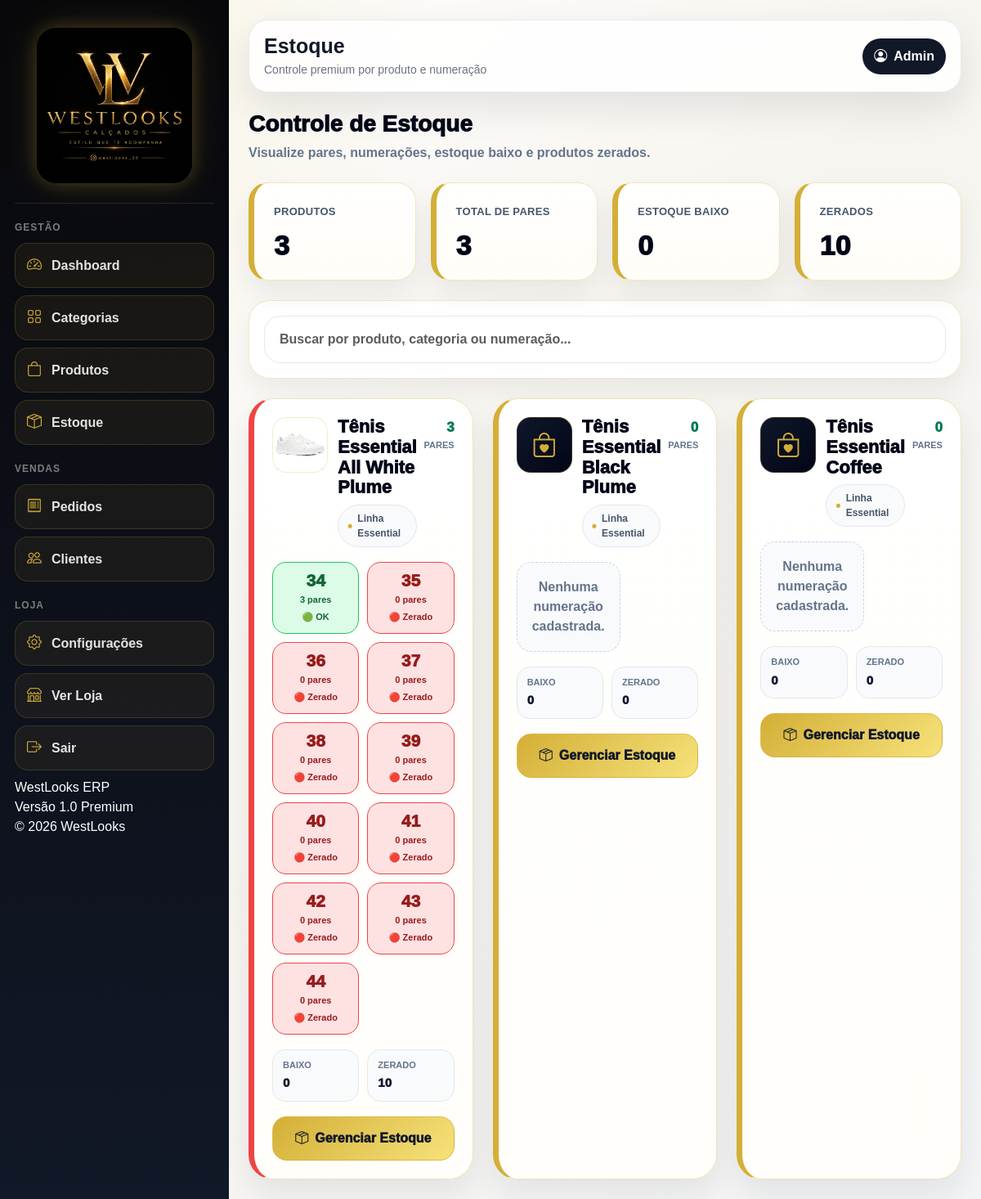
/admin/estoque/ (signed in), run on the app's committed database.
### app/models/produto.py (models this page shows)
class Produto(db.Model):
    __tablename__ = "produtos"
    id = db.Column(db.Integer, primary_key=True)
    categoria_id = db.Column(
        db.Integer,
        db.ForeignKey("categorias.id")
    )
    categoria = db.relationship(
        "Categoria",
        backref="produtos"
    )
    nome = db.Column(
        db.String(180),
        nullable=False
    )
    slug = db.Column(
        db.String(220),
        unique=True,
        nullable=False
    )
    descricao = db.Column(
        db.Text
    )
    marca = db.Column(
        db.String(120)
    )
    referencia = db.Column(
        db.String(80)
    )
    preco = db.Column(
        db.Numeric(10, 2),
        nullable=False,
        default=0
    )
    preco_promocional = db.Column(
        db.Numeric(10, 2)
    )
    custo = db.Column(
        db.Numeric(10, 2)
    )
    ativo = db.Column(
        db.Boolean,
        default=True
    )
    destaque = db.Column(
        db.Boolean,
        default=False
    )
    lancamento = db.Column(
        db.Boolean,
        default=False
    )
    mais_vendido = db.Column(
        db.Boolean,
        default=False
    )
    frete_gratis = db.Column(
        db.Boolean,
        default=False
    )
    peso = db.Column(
        db.Float,
        default=0
    )
    altura = db.Column(
        db.Float,
        default=0
    )
    largura = db.Column(
        db.Float,
        default=0
    )
    comprimento = db.Column(
        db.Float,
        default=0
    )
    visualizacoes = db.Column(
        db.Integer,
        default=0
    )
    data_cadastro = db.Column(
        db.DateTime,
        default=datetime.utcnow
    )

### app/models/produto_imagem.py (models this page shows)
class ProdutoImagem(db.Model):
    __tablename__ = "produto_imagens"
    id = db.Column(db.Integer, primary_key=True)
    produto_id = db.Column(db.Integer, db.ForeignKey("produtos.id"), nullable=False)
    produto = db.relationship("Produto", backref="imagens")
    imagem = db.Column(db.String(255), nullable=False)
    principal = db.Column(db.Boolean, default=False)

### app/models/categoria.py (models this page shows)
class Categoria(db.Model):
    __tablename__ = "categorias"
    id = db.Column(db.Integer, primary_key=True)
    nome = db.Column(
        db.String(120),
        nullable=False
    )
    slug = db.Column(
        db.String(150),
        unique=True,
        nullable=False
    )
    descricao = db.Column(
        db.Text
    )
    imagem = db.Column(
        db.String(255)
    )
    destaque = db.Column(
        db.Boolean,
        default=False
    )
    ordem = db.Column(
        db.Integer,
        default=0
    )
    ativo = db.Column(
        db.Boolean,
        default=True
    )
    data_cadastro = db.Column(
        db.DateTime,
        default=datetime.utcnow
    )

### app/models/estoque.py (models this page shows, shortened)
class Estoque(db.Model):
    __tablename__ = "estoques"
    id = db.Column(db.Integer, primary_key=True)
    produto_id = db.Column(
        db.Integer,
        db.ForeignKey("produtos.id"),
        nullable=False
    )
    produto = db.relationship(
        "Produto",
        backref="estoques"
    )
    cor = db.Column(db.String(80))
    numeracao = db.Column(db.String(20), nullable=False)
    quantidade = db.Column(db.Integer, default=0)
    estoque_minimo = db.Column(db.Integer, default=0)
    data_atualizacao = db.Column(
        db.DateTime,
        default=datetime.utcnow,
        onupdate=datetime.utcnow
    )

### app/routes/estoque.py (the view)
@estoque_bp.route("/")
@login_required
def listar():
    produtos = Produto.query.order_by(
        Produto.nome.asc()
    ).all()
    resumo_estoque = {}
    for produto in produtos:
        estoques = Estoque.query.filter_by(
            produto_id=produto.id
        ).all()
        resumo = {}
        for est in estoques:
            num = est.numeracao
            if num not in resumo:
                resumo[num] = {
                    "numeracao": num,
                    "quantidade": 0,
                    "estoque_minimo": est.estoque_minimo or 0
                }
            resumo[num]["quantidade"] += est.quantidade or 0
        resumo_estoque[produto.id] = sorted(
            resumo.values(),
            key=lambda x: int(x["numeracao"]) if str(x["numeracao"]).isdigit() else 0
        )
    return render_template(
        "admin/estoque/listar.html",
        produtos=produtos,
        resumo_estoque=resumo_estoque
    )

### app/models/usuario.py (called while the page is built)
@login_manager.user_loader
def load_user(user_id):
    return Usuario.query.get(int(user_id))

### app/templates/admin/estoque/listar.html (shortened to what this page needs)
{% extends "base.html" %}
{% block page_title %}Estoque{% endblock %}
{% block page_subtitle %}Controle premium por produto e numeração{% endblock %}
{% block content %}
{% set total_produtos = produtos|length %}
{% set total_pecas = namespace(valor=0) %}
{% set total_baixo = namespace(valor=0) %}
{% set total_zerado = namespace(valor=0) %}
{% for produto in produtos %}
    {% set estoques_calc = resumo_estoque.get(produto.id, []) %}
    {% for est in estoques_calc %}
        {% set total_pecas.valor = total_pecas.valor + (est.quantidade or 0) %}
        {% if est.quantidade <= 0 %}
            {% set total_zerado.valor = total_zerado.valor + 1 %}
        {% elif est.quantidade <= est.estoque_minimo %}
            {% set total_baixo.valor = total_baixo.valor + 1 %}
        {% endif %}
    {% endfor %}
{% endfor %}
<div class="estoque-topo">
    <div class="estoque-title-page">
        <h4>Controle de Estoque</h4>
        <p>Visualize pares, numerações, estoque baixo e produtos zerados.</p>
    </div>
</div>
<div class="resumo-grid">
    <div class="resumo-card">
        <small>PRODUTOS</small>
        <h2>{{ total_produtos }}</h2>
    </div>
    <div class="resumo-card">
        <small>TOTAL DE PARES</small>
        <h2>{{ total_pecas.valor }}</h2>
    </div>
    <div class="resumo-card">
        <small>ESTOQUE BAIXO</small>
        <h2>{{ total_baixo.valor }}</h2>
    </div>
    <div class="resumo-card">
        <small>ZERADOS</small>
        <h2>{{ total_zerado.valor }}</h2>
    </div>
</div>
<div class="filtro-card">
    <input
        type="text"
        id="buscaEstoque"
        class="form-control filtro-input"
        placeholder="Buscar por produto, categoria ou numeração..."
        onkeyup="filtrarEstoque()">
</div>
<div class="row g-4" id="listaEstoque">
{% for produto in produtos %}
    {% set estoques = resumo_estoque.get(produto.id, []) %}
    {% set total = namespace(valor=0) %}
    {% set baixos = namespace(valor=0) %}
    {% set zerados = namespace(valor=0) %}
    {% for est in estoques %}
        {% set total.valor = total.valor + (est.quantidade or 0) %}
        {% if est.quantidade <= 0 %}
            {% set zerados.valor = zerados.valor + 1 %}
        {% elif est.quantidade <= est.estoque_minimo %}
            {% set baixos.valor = baixos.valor + 1 %}
        {% endif %}
    {% endfor %}
    <div class="col-md-6 col-xl-4 estoque-item"
         data-busca="{{ produto.nome }} {% if produto.categoria %}{{ produto.categoria.nome }}{% endif %} {% for est in estoques %} {{ est.numeracao }} {{ est.quantidade }} {% endfor %}">
        <div class="estoque-card {% if zerados.valor > 0 %}zerado{% elif baixos.valor > 0 %}baixo{% endif %}">
            <div class="estoque-header">
                <div class="estoque-produto-left">
                    {% if produto.imagens and produto.imagens|length > 0 %}
                        {% set principal = produto.imagens|selectattr('principal', 'equalto', True)|list %}
                        {% if principal %}
                            <img src="{{ url_for('static', filename='uploads/' ~ principal[0].imagem) }}" class="produto-thumb">
                        {% else %}
                            <img src="{{ url_for('static', filename='uploads/' ~ produto.imagens[0].imagem) }}" class="produto-thumb">
                        {% endif %}
                    {% else %}
                        <div class="produto-thumb-empty">
                            <i class="bi bi-bag-heart"></i>
                        </div>
                    {% endif %}
                    <div>
                        <h5 class="estoque-title">
                            {{ produto.nome }}
                        </h5>
                        <p class="estoque-cat">
                            {% if produto.categoria %}
                                {{ produto.categoria.nome }}
                            {% else %}
                                Sem categoria
                            {% endif %}
                        </p>
                    </div>
                </div>
                <div class="total-estoque">
                    {{ total.valor }}
                    <span>pares</span>
                </div>
            </div>
            <div class="numeracoes-grid">
                {% for est in estoques %}
                    <div class="num-badge
                        {% if est.quantidade <= 0 %}
                            zerado
                        {% elif est.quantidade <= est.estoque_minimo %}
                            baixo
                        {% else %}
                            disponivel
                        {% endif %}
                    ">
                        <strong>{{ est.numeracao }}</strong>
                        <small>{{ est.quantidade or 0 }} pares</small>
                        {% if est.quantidade <= 0 %}
                            <small class="num-status">🔴 Zerado</small>
                        {% elif est.quantidade <= est.estoque_minimo %}
                            <small class="num-status">🟡 Baixo</small>
                        {% else %}
                            <small class="num-status">🟢 OK</small>
                        {% endif %}
                    </div>
                {% else %}
                    <div class="empty-estoque">
                        Nenhuma numeração cadastrada.
                    </div>
                {% endfor %}
            </div>
            <div class="estoque-mini-grid">
                <div class="estoque-mini-box">
                    <small>Baixo</small>
                    <strong>{{ baixos.valor }}</strong>
                </div>
                <div class="estoque-mini-box">
                    <small>Zerado</small>
                    <strong>{{ zerados.valor }}</strong>
                </div>
            </div>
            <a href="{{ url_for('estoque.produto', produto_id=produto.id) }}"
               class="btn-gerenciar-estoque">
                <i class="bi bi-box-seam"></i>
                Gerenciar Estoque
            </a>
        </div>
    </div>
{% endfor %}
</div>
{% endblock %}

### app/templates/base.html (style rules this page uses)
body { font-family:'Poppins',sans-serif; }
:root { --wl-black: #0b0b0f; --wl-dark: #111827; --wl-gold: #d4af37; --wl-gold-soft: #f5e7b2; --wl-bg: #f6f6f4; --wl-white: #ffffff; --wl-text: #111827; --wl-muted: #6b7280; --wl-border: #e5e7eb; --wl-shadow: 0 18px 45px rgba(15, 23, 42, .10); }
* { box-sizing: border-box; }
body { margin: 0; background: radial-gradient(circle at top left, rgba(212,175,55,.16), transparent 28%), linear-gradient(135deg, #ffffff 0%, #f7f5ef 45%, #f3f4f6 100%); color: var(--wl-text); font-family: Arial, Helvetica, sans-serif; min-height: 100vh; }

### data on the page
Produto: imagem (picture), nome "Tênis Essential All White Plume", categoria.nome "Linha Essential", valor "3", valor "0", valor "10"
Estoque: numeracao "34", quantidade "3", shows "🟢 OK"
Estoque: numeracao "35", quantidade "0", shows "🔴 Zerado"
Estoque: numeracao "36", quantidade "0", shows "🔴 Zerado"
Estoque: numeracao "37", quantidade "0", shows "🔴 Zerado"
Estoque: numeracao "38", quantidade "0", shows "🔴 Zerado"
Estoque: numeracao "39", quantidade "0", shows "🔴 Zerado"
Estoque: numeracao "40", quantidade "0", shows "🔴 Zerado"
Estoque: numeracao "41", quantidade "0", shows "🔴 Zerado"
Estoque: numeracao "42", quantidade "0", shows "🔴 Zerado"
Estoque: numeracao "43", quantidade "0", shows "🔴 Zerado"
Estoque: numeracao "44", quantidade "0", shows "🔴 Zerado"
Produto: nome "Tênis Essential Black Plume", categoria.nome "Linha Essential", valor "0"
Produto: nome "Tênis Essential Coffee", categoria.nome "Linha Essential", valor "0"

### other printed values
{{ total_produtos }} "3"
{{ total_pecas.valor }} "3"
{{ total_baixo.valor }} "0"
{{ total_zerado.valor }} "10"
